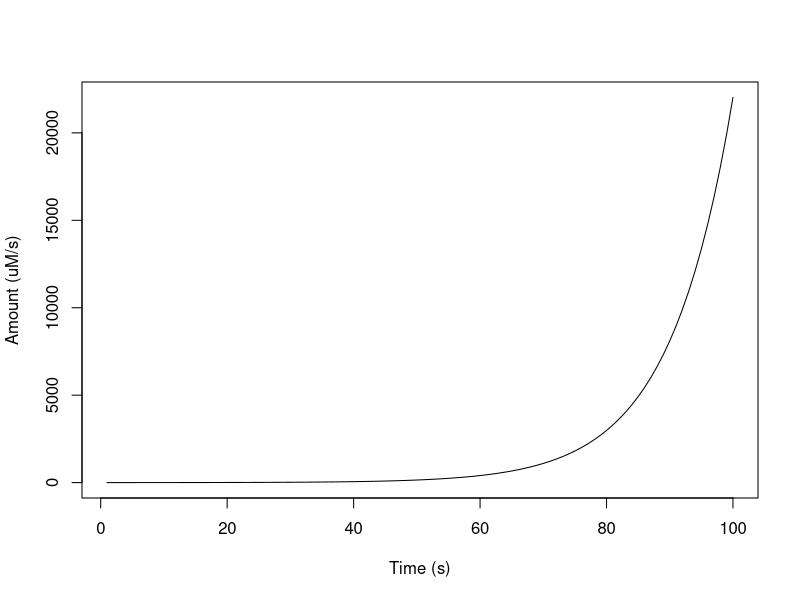

R code for this plot:
## ---- chunk 1
#Time in seconds
t <- 1:100
#Spontaneous hydrolysis of Ampicillin
k <- 0.1

plot(t, exp(k*t), type='l', col = 'black', 
     xlab = 'Time (s)', ylab = "Amount (uM/s)")
